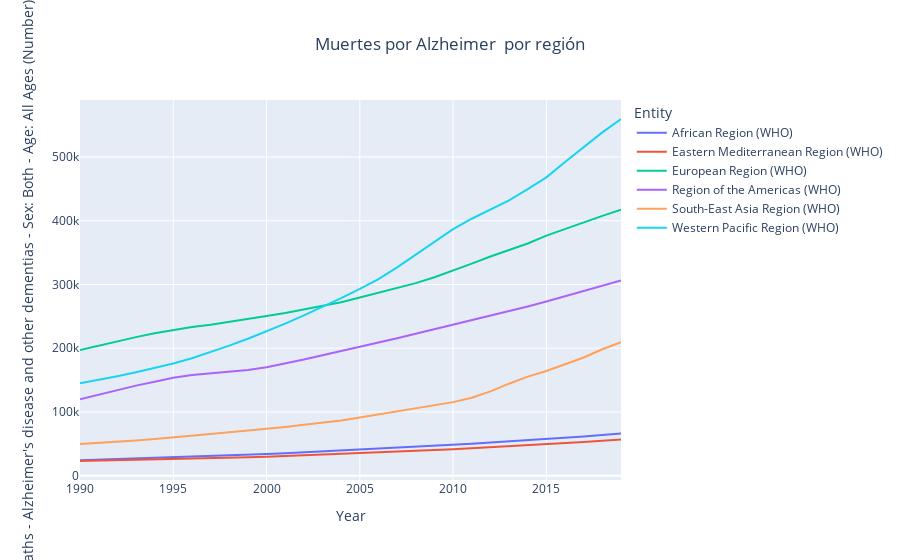

The cell this chart's notebook holds for it:
### Markdown cell above
Las muertes por Alzeimer son más habituales en países con renta alta. No obstante, hemos de tener en cuenta que en los países desarrollados hay más conciencia de ello y, por consiguites, hay mayores estudios estadísticos. La tendencia es ascendente debido a que conforme avanzamos en el tiempo la esperanza de vida es mayor y el principal factor de esta enfermeda es la edad.

### Code cell
fig=px.line(
    data_frame=df_continent,
    y="Deaths - Alzheimer's disease and other dementias - Sex: Both - Age: All Ages (Number)",
    x="Year",
    color="Entity",
    title= "Muertes por Alzheimer"
            
    )
fig.update_layout(
    title={
        'text': "Muertes por Alzheimer  por región",
        'x': 0.5,
        'xanchor':'center'

    }
)

### Figure 1 — Plotly figure (JSON) as saved in the notebook; plotly's stock layout.template omitted (floating-point values rounded to 4 significant figures)
{"data": [{"hovertemplate": "Entity=African Region (WHO)<br>Year=%{x}<br>Deaths - Alzheimer's disease and other dementias - Sex: Both - Age: All Ages (Number)=%{y}<extra></extra>", "legendgroup": "African Region (WHO)", "line": {"color": "#636efa", "dash": "solid"}, "marker": {"symbol": "circle"}, "mode": "lines", "name": "African Region (WHO)", "orientation": "v", "showlegend": true, "type": "scatter", "x": [1990, 1991, 1992, 1993, 1994, 1995, 1996, 1997, 1998, 1999, 2000, 2001, 2002, 2003, 2004, 2005, 2006, 2007, 2008, 2009, 2010, 2011, 2012, 2013, 2014, 2015, 2016, 2017, 2018, 2019], "xaxis": "x", "y": [24312, 25173, 26141, 27051, 28014, 28896, 29893, 30890, 31883, 32834, 33987, 34988, 36412, 37641, 39085, 40564, 42185, 43425, 45053, 46598, 48285, 50114, 51923, 53737, 55350, 57349, 59145, 61384, 63753, 66124], "yaxis": "y"}, {"hovertemplate": "Entity=Eastern Mediterranean Region (WHO)<br>Year=%{x}<br>Deaths - Alzheimer's disease and other dementias - Sex: Both - Age: All Ages (Number)=%{y}<extra></extra>", "legendgroup": "Eastern Mediterranean Region (WHO)", "line": {"color": "#EF553B", "dash": "solid"}, "marker": {"symbol": "circle"}, "mode": "lines", "name": "Eastern Mediterranean Region (WHO)", "orientation": "v", "showlegend": true, "type": "scatter", "x": [1990, 1991, 1992, 1993, 1994, 1995, 1996, 1997, 1998, 1999, 2000, 2001, 2002, 2003, 2004, 2005, 2006, 2007, 2008, 2009, 2010, 2011, 2012, 2013, 2014, 2015, 2016, 2017, 2018, 2019], "xaxis": "x", "y": [22997, 23552, 24118, 24662, 25264, 25966, 26656, 27358, 28068, 28813, 29687, 30721, 31800, 32838, 33849, 34941, 36097, 37363, 38721, 40150, 41614, 43110, 44690, 46343, 47946, 49508, 51206, 52940, 54796, 56679], "yaxis": "y"}, {"hovertemplate": "Entity=European Region (WHO)<br>Year=%{x}<br>Deaths - Alzheimer's disease and other dementias - Sex: Both - Age: All Ages (Number)=%{y}<extra></extra>", "legendgroup": "European Region (WHO)", "line": {"color": "#00cc96", "dash": "solid"}, "marker": {"symbol": "circle"}, "mode": "lines", "name": "European Region (WHO)", "orientation": "v", "showlegend": true, "type": "scatter", "x": [1990, 1991, 1992, 1993, 1994, 1995, 1996, 1997, 1998, 1999, 2000, 2001, 2002, 2003, 2004, 2005, 2006, 2007, 2008, 2009, 2010, 2011, 2012, 2013, 2014, 2015, 2016, 2017, 2018, 2019], "xaxis": "x", "y": [197173, 204226, 210666, 217330, 223389, 228659, 233196, 236939, 241075, 246092, 250336, 255264, 260741, 266418, 272118, 279619, 286750, 294092, 302021, 311252, 321570, 332625, 343765, 353687, 364242, 376536, 387073, 397402, 407625, 417167], "yaxis": "y"}, {"hovertemplate": "Entity=Region of the Americas (WHO)<br>Year=%{x}<br>Deaths - Alzheimer's disease and other dementias - Sex: Both - Age: All Ages (Number)=%{y}<extra></extra>", "legendgroup": "Region of the Americas (WHO)", "line": {"color": "#ab63fa", "dash": "solid"}, "marker": {"symbol": "circle"}, "mode": "lines", "name": "Region of the Americas (WHO)", "orientation": "v", "showlegend": true, "type": "scatter", "x": [1990, 1991, 1992, 1993, 1994, 1995, 1996, 1997, 1998, 1999, 2000, 2001, 2002, 2003, 2004, 2005, 2006, 2007, 2008, 2009, 2010, 2011, 2012, 2013, 2014, 2015, 2016, 2017, 2018, 2019], "xaxis": "x", "y": [119929, 127157, 134098, 141269, 147452, 153533, 157958, 160573, 163115, 165940, 170078, 175733, 182231, 189009, 195377, 202549, 209032, 215722, 222762, 229482, 237195, 244626, 251615, 258866, 265447, 273114, 281594, 290020, 298593, 306271], "yaxis": "y"}, {"hovertemplate": "Entity=South-East Asia Region (WHO)<br>Year=%{x}<br>Deaths - Alzheimer's disease and other dementias - Sex: Both - Age: All Ages (Number)=%{y}<extra></extra>", "legendgroup": "South-East Asia Region (WHO)", "line": {"color": "#FFA15A", "dash": "solid"}, "marker": {"symbol": "circle"}, "mode": "lines", "name": "South-East Asia Region (WHO)", "orientation": "v", "showlegend": true, "type": "scatter", "x": [1990, 1991, 1992, 1993, 1994, 1995, 1996, 1997, 1998, 1999, 2000, 2001, 2002, 2003, 2004, 2005, 2006, 2007, 2008, 2009, 2010, 2011, 2012, 2013, 2014, 2015, 2016, 2017, 2018, 2019], "xaxis": "x", "y": [49738, 51342, 52978, 55071, 57407, 59740, 62418, 65348, 68054, 70459, 73228, 76365, 79777, 82908, 86510, 91168, 95830, 100411, 105269, 110084, 115351, 122259, 132146, 144275, 155418, 164224, 174271, 185438, 198328, 209371], "yaxis": "y"}, {"hovertemplate": "Entity=Western Pacific Region (WHO)<br>Year=%{x}<br>Deaths - Alzheimer's disease and other dementias - Sex: Both - Age: All Ages (Number)=%{y}<extra></extra>", "legendgroup": "Western Pacific Region (WHO)", "line": {"color": "#19d3f3", "dash": "solid"}, "marker": {"symbol": "circle"}, "mode": "lines", "name": "Western Pacific Region (WHO)", "orientation": "v", "showlegend": true, "type": "scatter", "x": [1990, 1991, 1992, 1993, 1994, 1995, 1996, 1997, 1998, 1999, 2000, 2001, 2002, 2003, 2004, 2005, 2006, 2007, 2008, 2009, 2010, 2011, 2012, 2013, 2014, 2015, 2016, 2017, 2018, 2019], "xaxis": "x", "y": [144824, 149994, 156080, 162283, 168647, 175904, 184317, 193874, 204073, 214845, 226512, 238513, 251603, 264846, 278642, 292999, 308415, 326783, 346913, 366991, 386835, 403065, 417792, 432051, 449441, 468015, 492045, 515722, 538514, 559566], "yaxis": "y"}], "layout": {"legend": {"title": {"text": "Entity"}, "tracegroupgap": 0}, "title": {"text": "Muertes por Alzheimer  por región", "x": 0.5, "xanchor": "center"}, "xaxis": {"anchor": "y", "domain": [0, 1], "title": {"text": "Year"}}, "yaxis": {"anchor": "x", "domain": [0, 1], "title": {"text": "Deaths - Alzheimer's disease and other dementias - Sex: Both - Age: All Ages (Number)"}}}}
